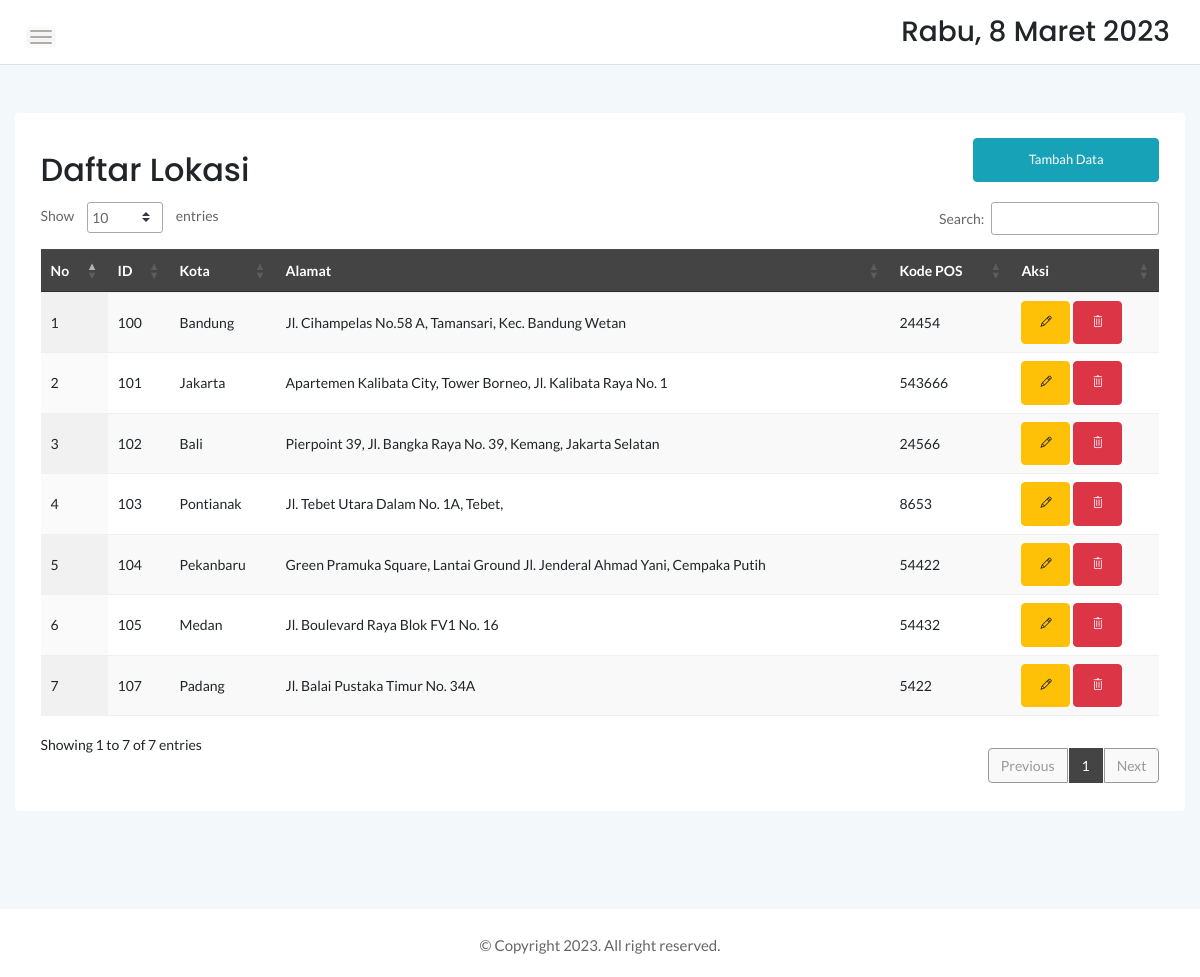
Page /index.php?p=lokasi (signed in) on the committed database.
### tables this page shows
CREATE TABLE `lokasi` (
  `id` int(11) NOT NULL,
  `alamat` text NOT NULL,
  `kode_pos` int(11) NOT NULL,
  `kota_id` varchar(30) NOT NULL
);

CREATE TABLE `kota` (
  `id` varchar(30) NOT NULL,
  `nama_kota` varchar(50) NOT NULL
);

### lokasi.php (the view, shortened to what this page needs)
<?php
include 'koneksi.php';
$lvl = ($_SESSION['level'] == 'admin') ? '' : 'hidden';
$page = isset($_GET['page']) ? $_GET['page'] : 'list';
switch ($page) {
    case 'list':
?>
        <div class="row mt-5 mb-5">
            <div class="col-12">
                <div class="card">
                    <div class="card-body">
                        <div class="d-sm-flex justify-content-between align-items-center">
                            <h2>Daftar Lokasi</h2>
                            <button style="margin-bottom:20px" data-toggle="modal" data-target="#myModal" class="btn btn-info col-md-2" <?= $lvl; ?>>Tambah Data</button>
                        </div>
                        <div class="data-tables datatable-dark">
                            <table id="dataTable3" class="display" style="width:100%">
                                <thead class="thead-dark">
                                    <tr>
                                        <th>No</th>
                                        <th>ID</th>
                                        <th>Kota</th>
                                        <th>Alamat</th>
                                        <th>Kode POS</th>
                                        <th <?= $lvl; ?>>Aksi</th>
                                    </tr>
                                </thead>
                                <?php $i = 1 ?>
                                <?php
                                $mhs = mysqli_query($con, "SELECT l.id id, nama_kota, alamat, kode_pos FROM lokasi l JOIN kota k ON l.kota_id = k.id ");
                                foreach ($mhs as $row) : ?>
                                    <tr>
                                        <td><?= $i; ?></td>
                                        <td><?= $row['id']; ?></td>
                                        <td> <?= $row['nama_kota']; ?></td>
                                        <td><?= $row['alamat']; ?></td>
                                        <td><?= $row['kode_pos']; ?></td>
                                        <td <?= $lvl; ?>>
                                            <a href="index.php?p=lokasi&page=edit&id_edt=<?= $row["id"]; ?>" class="  btn btn-warning "><i class="ti-pencil"></i></a>
                                            <a href=" proses_lokasi.php?aksi=delete&id_hps=<?= $row["id"]; ?>" onclick="return confirm('Yakin hapus data ?');" class="btn btn-danger"><i class="ti-trash"></i></a>
                                        </td>
                                    </tr>
                                    <?php $i++ ?>
                                <?php endforeach; ?>
                            </table>
                        </div>
                    </div>
                </div>
            </div>
        </div>
    <?php
        break;
    ?>
<?php
} ?>

### rows in the picture
lokasi: id "100", kota.nama_kota "Bandung", alamat "Jl. Cihampelas No.58 A, Tamansari, Kec. Bandung Wetan", kode_pos "24454"
lokasi: id "101", kota.nama_kota "Jakarta", alamat "Apartemen Kalibata City, Tower Borneo, Jl. Kalibata Raya No. 1", kode_pos "543666"
lokasi: id "102", kota.nama_kota "Bali", alamat "Pierpoint 39, Jl. Bangka Raya No. 39, Kemang, Jakarta Selatan", kode_pos "24566"
lokasi: id "103", kota.nama_kota "Pontianak", alamat "Jl. Tebet Utara Dalam No. 1A, Tebet,", kode_pos "8653"
lokasi: id "104", kota.nama_kota "Pekanbaru", alamat "Green Pramuka Square, Lantai Ground Jl. Jenderal Ahmad Yani, Cempaka Putih", kode_pos "54422"
lokasi: id "105", kota.nama_kota "Medan", alamat "Jl. Boulevard Raya Blok FV1 No. 16", kode_pos "54432"
lokasi: id "107", kota.nama_kota "Padang", alamat "Jl. Balai Pustaka Timur No. 34A", kode_pos "5422"
